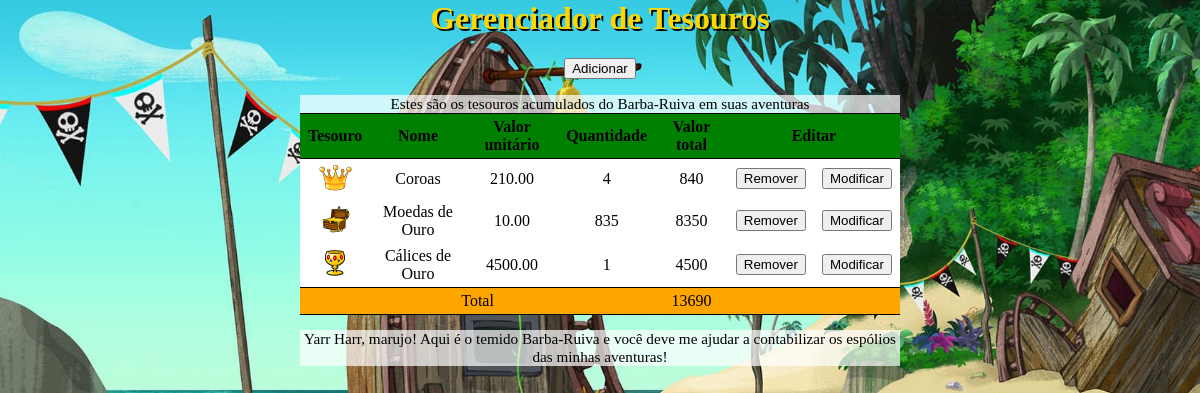
The app's page /GerenciadorTesouros with its own data.
### piratapp/models.py (models this page shows)
class Tesouro(models.Model):
    nome = models.CharField(max_length = 45)
    quantidade = models.IntegerField()
    valor = models.DecimalField(max_digits=10, decimal_places=2)
    img_tesouro = models.ImageField(upload_to="imgs")

### piratapp/views.py (the view, shortened to what this page needs)
# urls.py: url(r'^GerenciadorTesouros$', views.TesouroInsert.as_view(), name='GerenciadorTesouros'),
class TesouroInsert(CreateView):
    model = Tesouro
    template_name = "index.html"
    util = TesouroUtil()
    fields=["img_tesouro", "nome", "valor", "quantidade"]
    def get_context_data(self, **kwargs):
        context = super(TesouroInsert, self).get_context_data(**kwargs)
        TesouroInsert.util.get_context_data(context)
        return context
    class Meta:
        labels = {
            "img_tesouro" : "Tesouro",
            "nome" : "Nome",
            "valor" : "Valor unitário",
            "quantidade" : "Quantidade"
        }

### piratapp/views.py (called while the page is built)
    def get_context_data(self, context):
        lstTesouros = Tesouro.objects.annotate(total=ExpressionWrapper(F('valor') * F('quantidade'),output_field=DecimalField(max_digits=10,decimal_places=2, blank=True)))
        context["lista_tesouro"] = lstTesouros
        soma = 0
        for tesouro in lstTesouros:
            soma += tesouro.total
        context["preco_total"] = soma

### templates/index.html (shortened to what this page needs)
<!DOCTYPE html>
{% load static %}
    <head>
    	<link rel="stylesheet" type="text/css" href="{% static 'css/estilos.css'%}">
    </head>
    <body>
        <h1>Gerenciador de Tesouros</h1>
	<button id="myBtn">Adicionar</button><p>
        <table>
            <caption>Estes são os tesouros acumulados do
            Barba-Ruiva em suas aventuras</caption>
            <thead>
                <tr>
                    <th>Tesouro</th>
                    <th>Nome</th>
                    <th>Valor unitário</th>
                    <th>Quantidade</th>
                    <th>Valor total</th>
		    <th colspan="2">Editar</th>
                </tr>
            </thead>
	    <tbody>
	    {% for objTesouro in lista_tesouro %}
		<tr>
		     <td><img src="{{ objTesouro.img_tesouro.url }}"/></td>
		     <td>{{ objTesouro.nome }}</td>
		     <td>{{ objTesouro.valor }}</td>
		     <td>{{ objTesouro.quantidade }}</td>
		     <td> {{ objTesouro.total }}</td>
		     <td><form action="{% url 'TesouroDelete' objTesouro.nome %}" method="post">{% csrf_token %}
	         		<button id="delete">Remover</button>
	         	</form></td>
		     <td><button data-nome="{{ objTesouro.nome }}" class="update">Modificar</button></td>
		</tr>
	    {% endfor %}
	    </tbody>
            <tfoot>
                <tr>
                    <td colspan="4" id="bot">Total</td>
                    <td id="bot" class="soma">{{preco_total}}</td>
		    <td colspan="2" id="bot"></td>
                </tr>
            </tfoot>
        </table>
        <p>Yarr Harr, marujo! Aqui é o temido
        Barba-Ruiva e você deve me ajudar a
        contabilizar os espólios das minhas
        aventuras!
        </p>
    </body>
</html>

### piratapp/static/css/estilos.css (style rules this page uses)
h1 { margin-top: 0; color: gold; text-shadow: 2px 2px black; }
body { background-image: url(../imgs/fundo-da-ilha-pirata.jpg); background-repeat: no-repeat; background-position: left bottom; background-size: cover; height: 100%; text-align: center; margin: 0% 25%; }
table { margin-left: auto; margin-right: auto; border-collapse: collapse; background: white; }
caption, p { background-color: rgba(255, 255, 255, .7); font-size: 95%; }
td, th { padding: 4px 8px; }
th, #bot { border-top: 1px solid black; border-bottom: 1px solid black; margin-collapse: collapse; }
th { background-color: green; border-color: black; }
#bot { background-color: orange; border-color: black; }

### records on screen
Tesouro: img_tesouro (picture), nome "Coroas", valor "210.00", quantidade "4", total "840"
Tesouro: img_tesouro (picture), nome "Moedas de Ouro", valor "10.00", quantidade "835", total "8350"
Tesouro: img_tesouro (picture), nome "Cálices de Ouro", valor "4500.00", quantidade "1", total "4500"

### other values on screen
{{ preco_total }} "13690"
